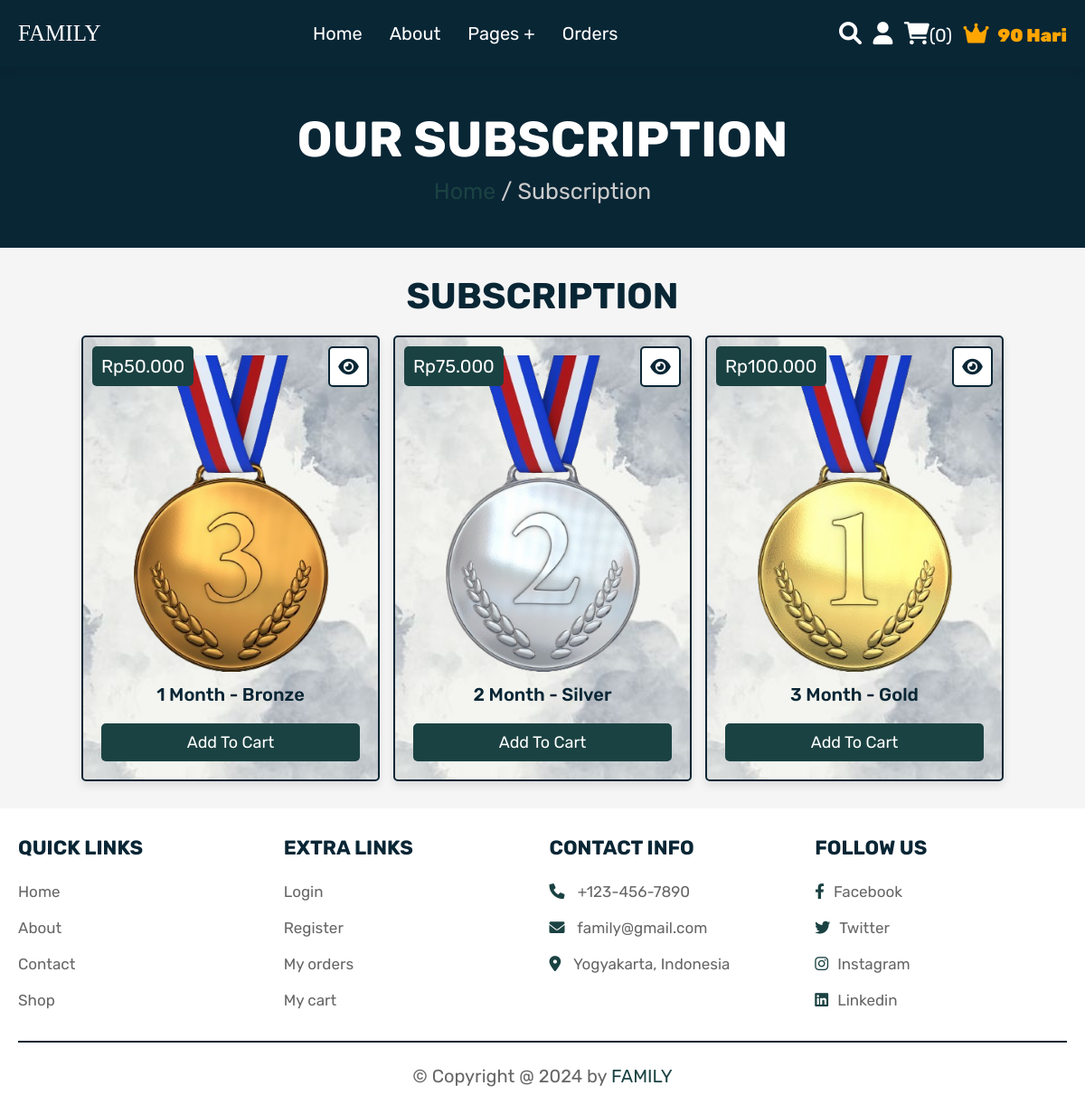
Page /shop.php (signed in) on the committed database.
### tables this page shows
CREATE TABLE `products` (
  `id` int(11) NOT NULL,
  `name` varchar(100) NOT NULL,
  `details` varchar(500) NOT NULL,
  `price` int(11) NOT NULL,
  `image` varchar(100) NOT NULL,
  `expired_day` int(11) DEFAULT 0
);

### shop.php (the view, shortened to what this page needs)
<!DOCTYPE html>
<html lang="en">
<head>
   <link rel="stylesheet" href="https://cdnjs.cloudflare.com/ajax/libs/font-awesome/6.0.0/css/all.min.css">
   <link rel="stylesheet" href="css/style.css">
</head>
<body>
<?php @include 'header.php'; ?>
<section class="heading">
    <h3>our subscription</h3>
    <p> <a href="home.php">Home</a> / Subscription </p>
</section>
<section class="products">
   <h1 class="title">subscription</h1>
   <div class="box-container">
      <?php
         $select_products = mysqli_query($conn, "SELECT * FROM `products`") or die('query failed');
         if(mysqli_num_rows($select_products) > 0){
            while($fetch_products = mysqli_fetch_assoc($select_products)){
      ?>
      <form action="" method="POST" class="box">
         <a href="view_page.php?pid=<?php echo $fetch_products['id']; ?>" class="fas fa-eye"></a>
         <div class="price">Rp<?php echo number_format($fetch_products['price'], 0, ',', '.'); ?></div>
         <img src="uploaded_img/<?php echo $fetch_products['image']; ?>" alt="" class="image">
         <div class="name" style="font-weight: 550;"><?php echo $fetch_products['name']; ?></div>
         <input type="submit" value="add to cart" name="add_to_cart" class="btn">
      </form>
      <?php
         }
      }else{
         echo '<p class="empty">no products added yet!</p>';
      }
      ?>
   </div>
</section>
<?php @include 'footer.php'; ?>
</body>
</html>

### css/style.css (style rules this page uses)
:root { --green:#1B4242; --red:#5C8374; --orange:#9EC8B9; --black:#092635; --white:#fff; --light-color:#666; --light-white:#ccc; --light-bg:#f5f5f5; --border:.2rem solid var(--black); --box-shadow:0 .5rem 1rem rgba(0,0,0,.1); }
* { font-family: 'Rubik', sans-serif; margin:0; padding:0; box-sizing: border-box; outline: none; border:none; text-decoration: none; transition:all .2s linear; }
html { font-size: 62.5%; overflow-x: hidden; scroll-behavior: smooth; scroll-padding-top: 6.5rem; }
body { background: var(--light-bg); }
section { padding:3rem 2rem; }
.btn, .delete-btn, .option-btn { display: inline-block; border-radius: .5rem; margin-top: 1rem; font-size: 1.8rem; color:var(--white); cursor: pointer; padding:1rem 3rem; text-transform: capitalize; }
.btn { background-color: var(--green); }
.heading { display: flex; flex-flow: column; align-items: center; justify-content: center; gap:1rem; background-color: var(--black); text-align: center; min-height: 25vh; }
.heading h3 { font-size: 5.5rem; color:var(--white); text-transform: uppercase; }
.heading p { font-size: 2.5rem; color:var(--light-white); }
.heading p a { color:var(--green); }
.title { text-align: center; margin-bottom: 2rem; color:var(--black); text-transform: uppercase; font-size: 4rem; }
.products .box-container { max-width: 1200px; margin:0 auto; display: grid; grid-template-columns: repeat(auto-fit, 33rem); gap:1.5rem; align-items: flex-start; justify-content: center; }
.products .box-container .box { background:url(../images/order.jpg) no-repeat; background-size: cover; background-position: center; background-color: var(--white); border:var(--border); box-shadow: var(--box-shadow); border-radius: .5rem; padding:2rem; text-align: center; position: relative; height: 100%; }
.products .box-container .box .image { height: 35rem; width: 100%; object-fit: cover; }
.products .box-container .box .fa-eye, .products .box-container .box .price { position: absolute; top:1rem; border-radius: .5rem; }
.products .box-container .box .price { font-size: 2rem; padding:1rem; background-color: var(--green); color:var(--white); left:1rem; }
.products .box-container .box .fa-eye { right:1rem; height: 4.5rem; width: 4.5rem; line-height: 4.2rem; font-size: 2rem; background-color: var(--white); color:var(--black); border:var(--border); }
.products .box-container .box .name { margin:1rem; font-size: 2rem; color:var(--black); }
.products .box-container .box .btn, .products .box-container .box .option-btn { width: 100%; }

### rows in the picture
products: price "50.000", image (picture), name "1 Month - Bronze"
products: price "75.000", image (picture), name "2 Month - Silver"
products: price "100.000", image (picture), name "3 Month - Gold"

### other values in the picture
$cart_num_rows "0"
$dayDiff "90"
